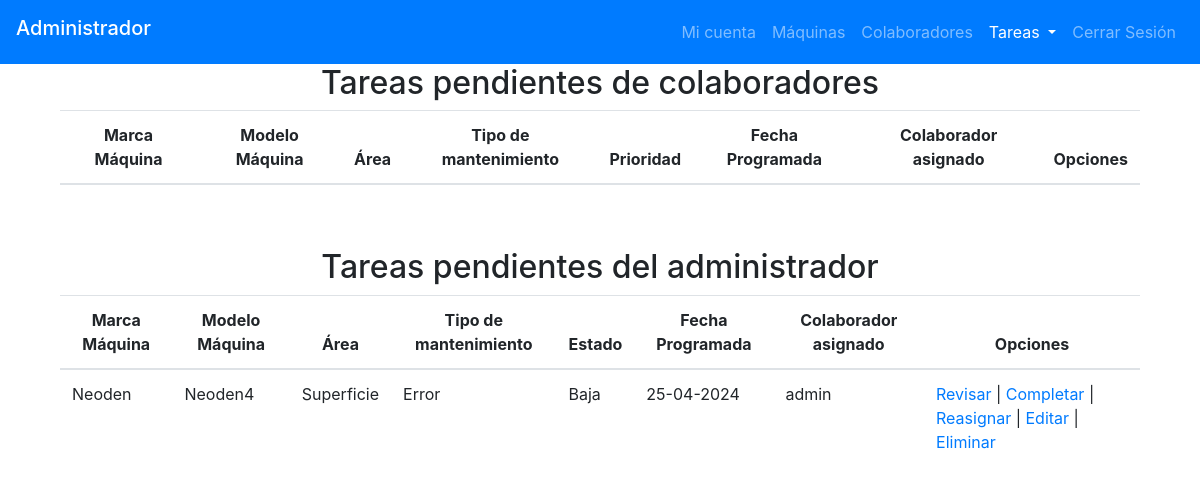
/page_plastInnova/admin/tasks_admin.php (signed in), run on an earlier commit of the app's database.
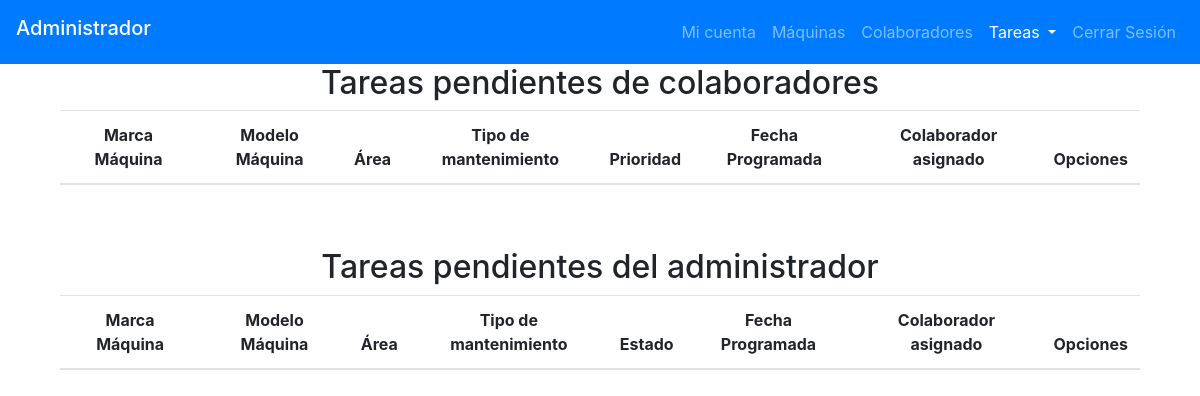
And on a later commit of the database.
### tables this page shows
CREATE TABLE `machines` (
  `id` int(11) NOT NULL,
  `state` varchar(10) NOT NULL,
  `brand` varchar(30) NOT NULL,
  `model` varchar(30) NOT NULL,
  `serial_number` varchar(60) NOT NULL,
  `machine_number` int(10) NOT NULL,
  `description` text NOT NULL,
  `technical_sheet` varchar(60) NOT NULL,
  `image_path` varchar(50) NOT NULL,
  `id_area` varchar(20) NOT NULL
);

CREATE TABLE `tasks` (
  `id` int(20) NOT NULL,
  `state` varchar(10) NOT NULL,
  `priority` varchar(10) NOT NULL,
  `id_area` varchar(20) NOT NULL,
  `id_machine` int(11) NOT NULL,
  `id_collaborator` int(11) NOT NULL,
  `creation_task` datetime NOT NULL,
  `date_task` date DEFAULT NULL,
  `finalization_task` datetime DEFAULT NULL,
  `maintenance_type` varchar(20) DEFAULT NULL,
  `description_task` text NOT NULL,
  `job_description` text NOT NULL,
  `result_task` varchar(20) DEFAULT NULL,
  `images_job` varchar(60) NOT NULL,
  `images_task` varchar(60) NOT NULL
);

CREATE TABLE `collaborators` (
  `id` int(11) NOT NULL,
  `name` varchar(30) NOT NULL,
  `surname` varchar(30) NOT NULL,
  `job-title` varchar(30) NOT NULL,
  `type-user` varchar(20) NOT NULL,
  `state` varchar(15) NOT NULL,
  `profile-photo` varchar(30) NOT NULL,
  `password` varchar(30) NOT NULL
);

### htdocs/page_plastInnova/admin/tasks_admin.php (the view, shortened to what the changed rows need)
<?php
    include("../php/connect.php");
    $query_admin = "SELECT *
                    FROM tasks T
                    WHERE T.state='active'
                    AND T.id_collaborator = " . $_SESSION['id']."
                    ORDER BY FIELD(T.priority, 'high', 'medium', 'low')";
    if($data_admin = $conn->query($query_admin)){}else{echo 'Error second query';}
?>
<!DOCTYPE html>
<html lang="es">
<head>
    <link rel="stylesheet" href="https://cdn.jsdelivr.net/npm/bootstrap@4.5.3/dist/css/bootstrap.min.css">
</head>
<body>
    <header>
        <nav class="navbar navbar-expand-lg navbar-dark bg-primary">
                <h2 class="navbar-brand">Administrador</h2>
            </nav>
    </header>
    <section id="tasks_list_1">
        <h2 class="text-center">Tareas pendientes de colaboradores</h2>
        <section class="container" id="tasks_list_2">
            <section class="col-sm-12 col-md-12 col-lg-12">
                <section class="table-responsive table-hover" id="tablaConsulta1">
                    <table class="table">
                        <thead class="text.muted">
                            <th class="text-center">Marca Máquina</th>
                            <th class="text-center">Modelo Máquina</th>
                            <th class="text-center">Área</th>
                            <th class="text-center">Tipo de mantenimiento</th>
                            <th class="text-center">Prioridad</th>
                            <th class="text-center">Fecha Programada</th>
                            <th class="text-center">Colaborador asignado</th>
                            <th class="text-center">Opciones</th>
                        </thead>
                    </table>
                </section>
            </section>
        </section>
    </section>
    <section class="container mt-5">
        <h2 class="text-center">Tareas pendientes del administrador</h2>
        <section id="tasks_list_3">
            <section class="col-sm-12 col-md-12 col-lg-12">
                <section class="table-responsive table-hover" id="tablaConsulta2">
                    <table class="table">
                        <thead class="text.muted">
                            <th class="text-center">Marca Máquina</th>
                            <th class="text-center">Modelo Máquina</th>
                            <th class="text-center">Área</th>
                            <th class="text-center">Tipo de mantenimiento</th>
                            <th class="text-center">Estado</th>
                            <th class="text-center">Fecha Programada</th>
                            <th class="text-center">Colaborador asignado</th>
                            <th class="text-center">Opciones</th>
                        </thead>
                        <tbody>
                            <tr>
                                <?php while($row_admin = $data_admin->fetch_assoc()){
                                    $query2_admin = "SELECT *
                                    FROM machines M
                                    WHERE M.id = '" . $row_admin['id_machine'] . "'";
                                $data_admin2 = mysqli_query($conn, $query2_admin);
                                while(($row_admin2 = mysqli_fetch_array($data_admin2))){
                                    $query_admin_name = "SELECT name, surname FROM collaborators WHERE id = " . $row_admin['id_collaborator'];
                                    $data_admin_name = $conn->query($query_admin_name);
                                    $row_admin_name = $data_admin_name->fetch_assoc();
                                    $assigned_admin_name = ($row_admin_name) ? $row_admin_name['name'] . ' ' . $row_admin_name['surname'] : "No asignado";
                                ?>
                                <td><?php echo $row_admin2['brand'];?></td>
                                <td><?php echo $row_admin2['model'];?></td>
                                <td><?php echo $row_admin['id_area'];?></td>
                                <td><?php
                                    if($row_admin['maintenance_type'] == 'preventive'){echo 'Preventivo';}
                                    else if($row_admin['maintenance_type'] == 'corrective'){echo 'Correctivo';}
                                    else if($row_admin['maintenance_type'] == 'calibration'){echo 'Calibración';}
                                    else if($row_admin['maintenance_type'] == 'other'){echo 'Otro';}
                                    else {echo 'Error';}
                                ?></td>
                                <td><?php echo ($row_admin['priority'] == 'high') ? 'Alta' : (($row_admin['priority'] == 'medium') ? 'Media' : 'Baja'); ?></td>
                                <td><?php echo date("d-m-Y", strtotime($row_admin['date_task'])); ?></td>
                                <td><?php echo $assigned_admin_name; ?></td>
                                <td>
                                    <a href="<?php echo "../description_job_task.php?id-task=".$row_admin['id']?>">Revisar</a>
                                    |
                                    <a href="<?php echo "../form_task_complete.php?id-task=".$row_admin['id']."&brand-machine=".$row_admin2['brand']."&id-machine=".$row_admin2['id']?>">Completar</a>
                                    |
                                    <a href="<?php echo "admin_assign_task.php?id-task=".$row_admin['id']?>">Reasignar</a>
                                    |
                                    <a href="<?php echo "admin_edit_task.php?id-task=".$row_admin['id']."&id-machine=".$row_admin['id_machine']?>">Editar</a>
                                    |
                                    <a href="<?php echo "../php/delete_task.php?id-task=".$row_admin['id']?>">Eliminar</a>
                                </td>
                            </tr>
                                <?php }}?>
                        </tbody>
                    </table>
                </section>
            </section>
        </section>
    </section>
</body>
</html>

What changed in the data, as far as the page shows it:
no longer on this page (row edited): tasks: id_area "Superficie", date_task "25-04-2024"
no longer on this page (row unchanged): machines: brand "Neoden", model "Neoden4", collaborators.name+surname "admin"
